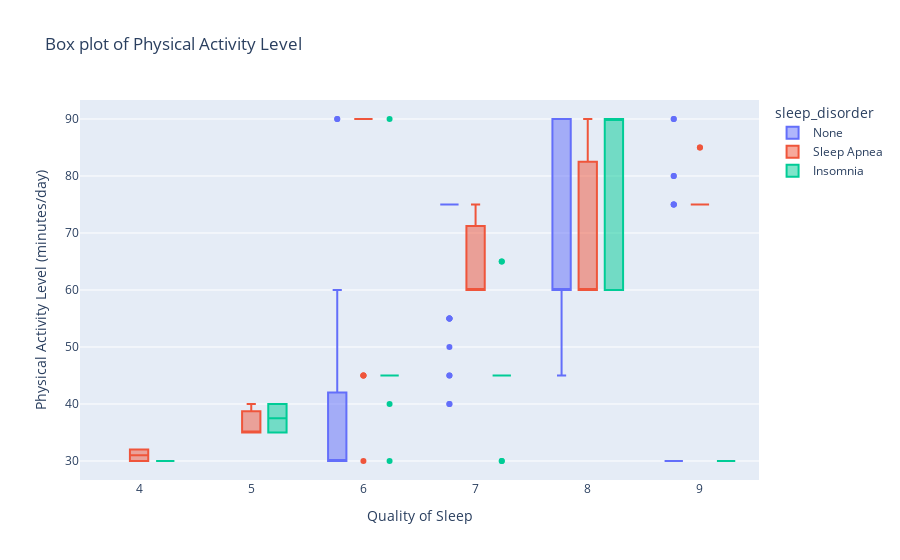

Notebook cell for this chart:
### Code cell
# Plotting a box plot for the relationship between the Sleep Disorder, Sleep Disorder, and Physical Activity Level
fig = px.box(sleep_data, x="quality_of_sleep", y="physical_activity_level", color='sleep_disorder',
             title="Box plot of Physical Activity Level")

fig.update_layout(
    xaxis_title="Quality of Sleep",
    yaxis_title="Physical Activity Level (minutes/day)",
)

fig.show()

### Figure 1 — Plotly figure (JSON) as saved in the notebook; plotly's stock layout.template omitted (floating-point values rounded to 4 significant figures; data arrays with more than 128 entries replaced by an {"elided": "..."} marker saying what was removed)
{"data": [{"alignmentgroup": "True", "hovertemplate": "sleep_disorder=None<br>quality_of_sleep=%{x}<br>physical_activity_level=%{y}<extra></extra>", "legendgroup": "None", "marker": {"color": "#636efa"}, "name": "None", "notched": false, "offsetgroup": "None", "orientation": "v", "showlegend": true, "type": "box", "x": {"elided": "219 int values"}, "x0": " ", "xaxis": "x", "y": {"elided": "219 int values"}, "y0": " ", "yaxis": "y"}, {"alignmentgroup": "True", "hovertemplate": "sleep_disorder=Sleep Apnea<br>quality_of_sleep=%{x}<br>physical_activity_level=%{y}<extra></extra>", "legendgroup": "Sleep Apnea", "marker": {"color": "#EF553B"}, "name": "Sleep Apnea", "notched": false, "offsetgroup": "Sleep Apnea", "orientation": "v", "showlegend": true, "type": "box", "x": [4, 4, 5, 6, 5, 7, 4, 4, 7, 5, 8, 8, 7, 6, 6, 8, 6, 6, 6, 6, 6, 6, 6, 6, 6, 6, 9, 9, 6, 6, 6, 6, 6, 6, 6, 6, 6, 6, 6, 6, 6, 6, 6, 6, 6, 6, 6, 6, 9, 9, 9, 9, 9, 9, 9, 9, 9, 9, 9, 9, 9, 9, 9, 9, 9, 9, 9, 9, 9, 9, 9, 9, 9, 9, 9, 9, 9, 9], "x0": " ", "xaxis": "x", "y": [30, 30, 40, 30, 35, 75, 32, 32, 60, 35, 60, 60, 60, 45, 45, 90, 45, 90, 90, 90, 90, 90, 90, 90, 90, 90, 85, 85, 90, 90, 90, 90, 90, 90, 90, 90, 90, 90, 90, 90, 90, 90, 90, 90, 90, 90, 90, 90, 75, 75, 75, 75, 75, 75, 75, 75, 75, 75, 75, 75, 75, 75, 75, 75, 75, 75, 75, 75, 75, 75, 75, 75, 75, 75, 75, 75, 75, 75], "y0": " ", "yaxis": "y"}, {"alignmentgroup": "True", "hovertemplate": "sleep_disorder=Insomnia<br>quality_of_sleep=%{x}<br>physical_activity_level=%{y}<extra></extra>", "legendgroup": "Insomnia", "marker": {"color": "#00cc96"}, "name": "Insomnia", "notched": false, "offsetgroup": "Insomnia", "orientation": "v", "showlegend": true, "type": "box", "x": [4, 6, 5, 5, 6, 8, 5, 8, 5, 8, 6, 7, 6, 7, 6, 7, 6, 6, 6, 6, 6, 6, 6, 6, 6, 6, 8, 8, 7, 6, 6, 6, 7, 6, 7, 6, 7, 6, 7, 6, 7, 6, 7, 6, 6, 7, 6, 6, 7, 6, 6, 7, 6, 7, 6, 7, 7, 7, 7, 7, 7, 7, 7, 7, 7, 7, 7, 7, 7, 6, 7, 7, 7, 7, 7, 7, 9], "x0": " ", "xaxis": "x", "y": [30, 40, 40, 35, 30, 60, 35, 60, 40, 90, 45, 45, 45, 45, 45, 45, 45, 45, 45, 45, 45, 45, 45, 45, 45, 45, 90, 90, 45, 45, 45, 45, 45, 45, 45, 45, 45, 45, 45, 45, 45, 45, 45, 45, 45, 45, 45, 45, 45, 45, 45, 45, 45, 45, 45, 45, 30, 30, 45, 45, 45, 45, 45, 45, 45, 45, 45, 65, 65, 90, 45, 45, 45, 45, 45, 45, 30], "y0": " ", "yaxis": "y"}], "layout": {"boxmode": "group", "legend": {"title": {"text": "sleep_disorder"}, "tracegroupgap": 0}, "title": {"text": "Box plot of Physical Activity Level"}, "xaxis": {"anchor": "y", "domain": [0, 1], "title": {"text": "Quality of Sleep"}}, "yaxis": {"anchor": "x", "domain": [0, 1], "title": {"text": "Physical Activity Level (minutes/day)"}}}}
